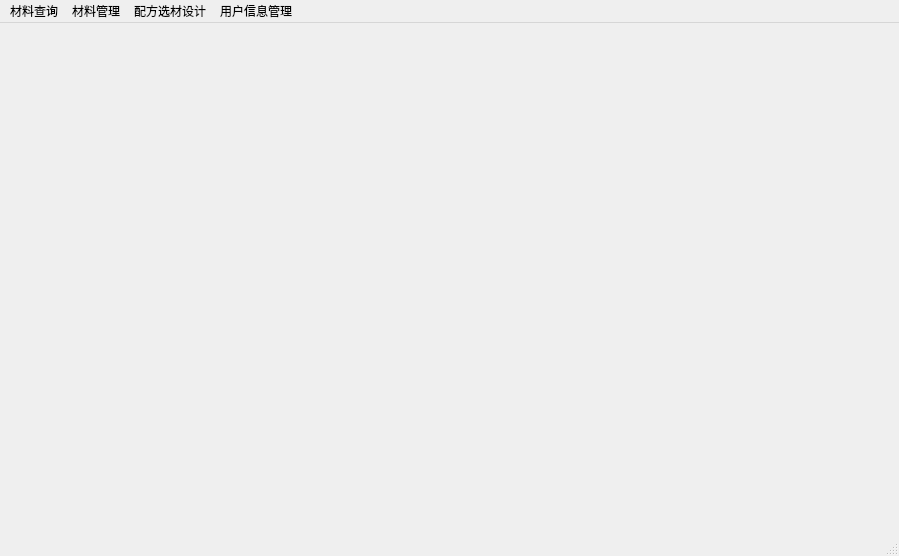
<?xml version="1.0" encoding="UTF-8"?>
<ui version="4.0">
 <class>MainWindow</class>
 <widget class="QMainWindow" name="MainWindow">
  <property name="geometry">
   <rect>
    <x>0</x>
    <y>0</y>
    <width>899</width>
    <height>556</height>
   </rect>
  </property>
  <property name="windowTitle">
   <string>防漏堵漏材料数据库管理系统</string>
  </property>
  <widget class="QWidget" name="centralwidget">
   <property name="styleSheet">
    <string notr="true">border-image:url(:/newPrefix/images/main.jpg)</string>
   </property>
  </widget>
  <widget class="QMenuBar" name="menubar">
   <property name="geometry">
    <rect>
     <x>0</x>
     <y>0</y>
     <width>899</width>
     <height>34</height>
    </rect>
   </property>
   <widget class="QMenu" name="menu">
    <property name="title">
     <string>材料查询</string>
    </property>
    <addaction name="actionbasicinfo"/>
    <addaction name="actionphysicshape"/>
    <addaction name="actionsph"/>
    <addaction name="actionacid"/>
    <addaction name="actionfric"/>
    <addaction name="actioncompress"/>
    <addaction name="actionabrasion"/>
    <addaction name="actiontemper"/>
   </widget>
   <widget class="QMenu" name="menu_2">
    <property name="title">
     <string>材料管理</string>
    </property>
    <addaction name="actionbasicinfo_2"/>
    <addaction name="actionphysicshape_2"/>
    <addaction name="actionsph_2"/>
    <addaction name="actionacid_2"/>
    <addaction name="actionfric_2"/>
    <addaction name="actioncompress_2"/>
    <addaction name="actionabrasion_2"/>
    <addaction name="actiontemper_2"/>
   </widget>
   <widget class="QMenu" name="menu_3">
    <property name="title">
     <string>配方选材设计</string>
    </property>
   </widget>
   <widget class="QMenu" name="menu_4">
    <property name="title">
     <string>用户信息管理</string>
    </property>
    <addaction name="actionuserinfo"/>
    <addaction name="actionexit"/>
   </widget>
   <addaction name="menu"/>
   <addaction name="menu_2"/>
   <addaction name="menu_3"/>
   <addaction name="menu_4"/>
  </widget>
  <widget class="QStatusBar" name="statusbar"/>
  <action name="actionbasicinfo">
   <property name="text">
    <string>按基本信息</string>
   </property>
  </action>
  <action name="actionphysicshape">
   <property name="text">
    <string>按物理形状</string>
   </property>
  </action>
  <action name="actionsph">
   <property name="text">
    <string>按圆球度</string>
   </property>
   <property name="iconText">
    <string>按圆球度</string>
   </property>
  </action>
  <action name="actionacid">
   <property name="text">
    <string>按酸溶率</string>
   </property>
  </action>
  <action name="actionfric">
   <property name="text">
    <string>按摩擦系数</string>
   </property>
  </action>
  <action name="actioncompress">
   <property name="text">
    <string>按抗压能力</string>
   </property>
  </action>
  <action name="actionabrasion">
   <property name="text">
    <string>按摩蚀能力</string>
   </property>
  </action>
  <action name="actiontemper">
   <property name="text">
    <string>按抗高温能力</string>
   </property>
  </action>
  <action name="actionbasicinfo_2">
   <property name="text">
    <string>管理基本信息</string>
   </property>
  </action>
  <action name="actionphysicshape_2">
   <property name="text">
    <string>管理物理形状</string>
   </property>
  </action>
  <action name="actionsph_2">
   <property name="text">
    <string>管理圆球度</string>
   </property>
  </action>
  <action name="actionacid_2">
   <property name="text">
    <string>管理酸溶率</string>
   </property>
  </action>
  <action name="actionfric_2">
   <property name="text">
    <string>管理摩擦系数</string>
   </property>
  </action>
  <action name="actioncompress_2">
   <property name="text">
    <string>管理抗压能力</string>
   </property>
  </action>
  <action name="actionabrasion_2">
   <property name="text">
    <string>管理抗摩蚀能力</string>
   </property>
  </action>
  <action name="actiontemper_2">
   <property name="text">
    <string>管理抗高温老化性质</string>
   </property>
  </action>
  <action name="actionuserinfo">
   <property name="text">
    <string>用户管理</string>
   </property>
  </action>
  <action name="actionexit">
   <property name="text">
    <string>退出系统</string>
   </property>
  </action>
 </widget>
 <resources>
  <include location="../img.qrc"/>
 </resources>
 <connections/>
</ui>
